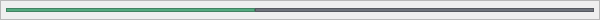
<?xml version="1.0" encoding="UTF-8"?>
<ui version="4.0">
 <class>playbackProgressBarClass</class>
 <widget class="QWidget" name="playbackProgressBarClass">
  <property name="geometry">
   <rect>
    <x>0</x>
    <y>0</y>
    <width>600</width>
    <height>20</height>
   </rect>
  </property>
  <property name="windowTitle">
   <string>playbackProgressBar</string>
  </property>
  <layout class="QVBoxLayout" name="verticalLayout">
   <property name="spacing">
    <number>0</number>
   </property>
   <property name="leftMargin">
    <number>0</number>
   </property>
   <property name="topMargin">
    <number>0</number>
   </property>
   <property name="rightMargin">
    <number>0</number>
   </property>
   <property name="bottomMargin">
    <number>0</number>
   </property>
   <item>
    <widget class="QFrame" name="pressBaseLink">
     <property name="minimumSize">
      <size>
       <width>0</width>
       <height>20</height>
      </size>
     </property>
     <property name="maximumSize">
      <size>
       <width>16777215</width>
       <height>20</height>
      </size>
     </property>
     <property name="frameShape">
      <enum>QFrame::Shape::StyledPanel</enum>
     </property>
     <property name="frameShadow">
      <enum>QFrame::Shadow::Raised</enum>
     </property>
     <layout class="QHBoxLayout" name="horizontalLayout">
      <property name="spacing">
       <number>0</number>
      </property>
      <property name="leftMargin">
       <number>5</number>
      </property>
      <property name="topMargin">
       <number>0</number>
      </property>
      <property name="rightMargin">
       <number>5</number>
      </property>
      <property name="bottomMargin">
       <number>0</number>
      </property>
      <item>
       <widget class="QFrame" name="currentPress">
        <property name="minimumSize">
         <size>
          <width>249</width>
          <height>4</height>
         </size>
        </property>
        <property name="maximumSize">
         <size>
          <width>249</width>
          <height>4</height>
         </size>
        </property>
        <property name="styleSheet">
         <string notr="true">background-color: rgb(85, 170, 127);</string>
        </property>
        <property name="frameShape">
         <enum>QFrame::Shape::StyledPanel</enum>
        </property>
        <property name="frameShadow">
         <enum>QFrame::Shadow::Raised</enum>
        </property>
       </widget>
      </item>
      <item>
       <widget class="QFrame" name="targetPress">
        <property name="minimumSize">
         <size>
          <width>0</width>
          <height>4</height>
         </size>
        </property>
        <property name="maximumSize">
         <size>
          <width>339</width>
          <height>4</height>
         </size>
        </property>
        <property name="styleSheet">
         <string notr="true">background-color: #6f747c;
</string>
        </property>
        <property name="frameShape">
         <enum>QFrame::Shape::StyledPanel</enum>
        </property>
        <property name="frameShadow">
         <enum>QFrame::Shadow::Raised</enum>
        </property>
       </widget>
      </item>
     </layout>
    </widget>
   </item>
  </layout>
 </widget>
 <layoutdefault spacing="6" margin="11"/>
 <resources/>
 <connections/>
</ui>
